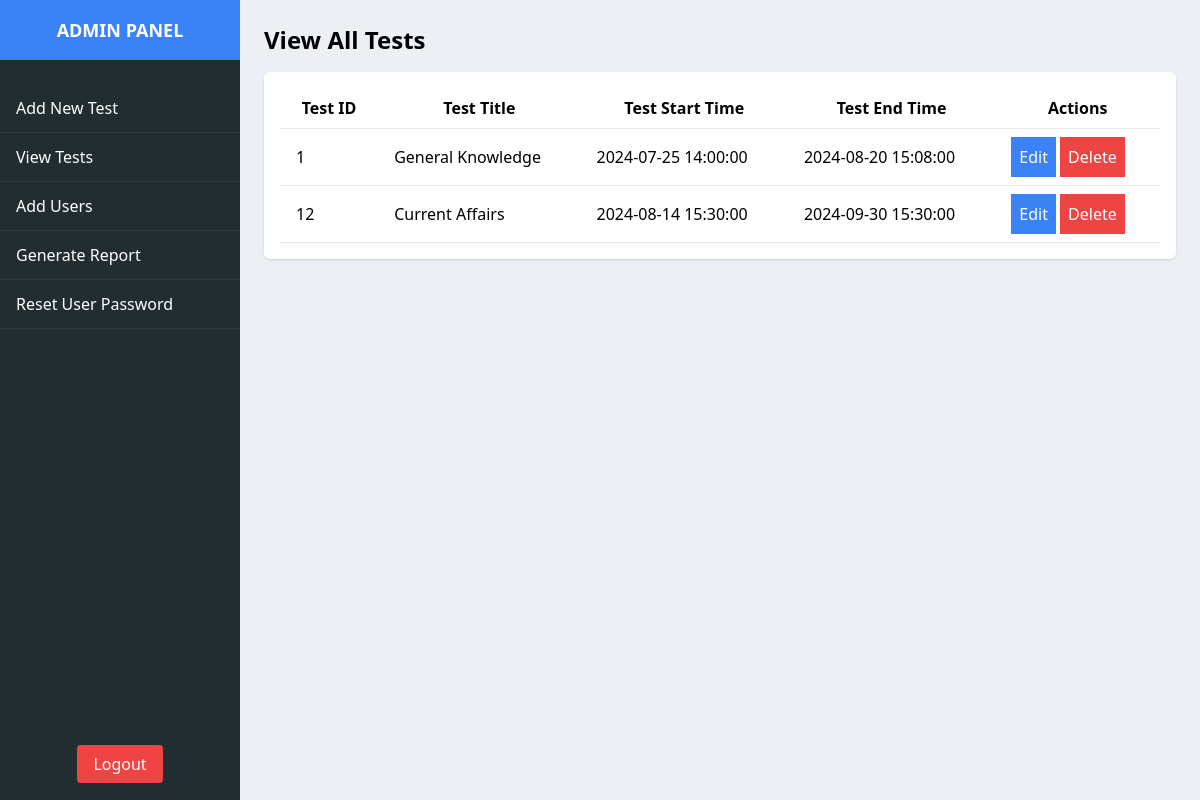
/admin/viewtests.php (signed in), run on an earlier commit of the app's database.
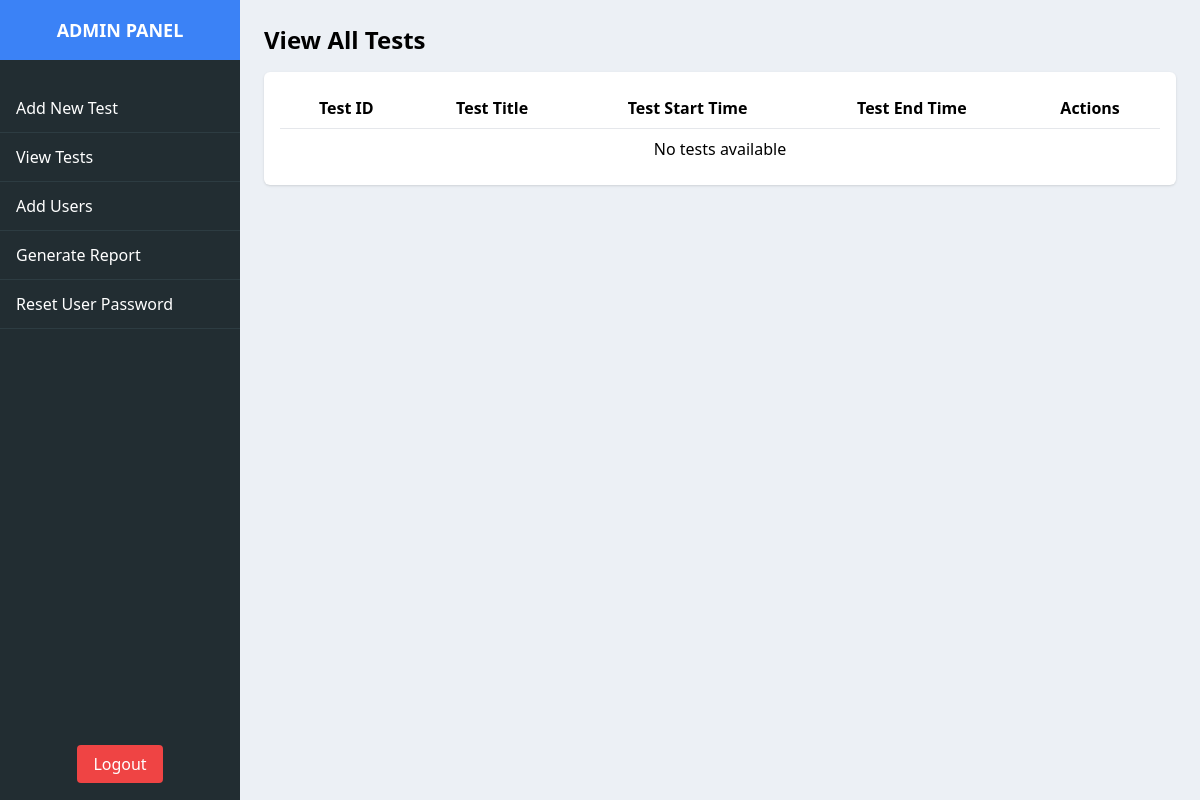
And on a later commit of the database.
### tables this page shows
CREATE TABLE `tests` (
  `id` int(11) NOT NULL,
  `title` varchar(255) NOT NULL,
  `start_time` datetime NOT NULL,
  `end_time` datetime NOT NULL
);

### admin/viewtests.php (the view, shortened to what this page needs)
<?php
include('../config/db.php');
$query = "SELECT * FROM tests";
$result = $conn->query($query);
?>
<!DOCTYPE html>
<html lang="en">
<head>
    <script src="https://cdn.tailwindcss.com"></script>
    <link rel="stylesheet" href="https://cdn.datatables.net/1.13.4/css/jquery.dataTables.min.css">
</head>
</head>
<body class="bg-gray-100">
    <div class="min-h-screen flex flex-col lg:flex-row">
        <?php include('./includes/sidebar.php')?>
        <div class="flex-1 bg-[#ecf0f5] p-4 lg:p-6">
            <h1 class="text-2xl font-semibold mb-4">View All Tests</h1>
            <div class="overflow-x-auto bg-white p-4 rounded-md shadow">
                <table id="testsTable" class="min-w-full bg-white">
                    <thead>
                        <tr>
                            <th class="px-4 py-2 border-b">Test ID</th>
                            <th class="px-4 py-2 border-b">Test Title</th>
                            <th class="px-4 py-2 border-b">Test Start Time</th>
                            <th class="px-4 py-2 border-b">Test End Time</th>
                            <th class="px-4 py-2 border-b">Actions</th>
                        </tr>
                    </thead>
                    <tbody>
                        <?php if ($result->num_rows > 0): ?>
                            <?php while ($row = $result->fetch_assoc()): ?>
                                <tr>
                                    <td class="border-b px-4 py-2"><?php echo htmlspecialchars($row['id']); ?></td>
                                    <td class="border-b px-4 py-2"><?php echo htmlspecialchars($row['title']); ?></td>
                                    <td class="border-b px-4 py-2"><?php echo htmlspecialchars($row['start_time']); ?></td>
                                    <td class="border-b px-4 py-2"><?php echo htmlspecialchars($row['end_time']); ?></td>
                                    <td class="border-b px-4 py-2">
                                        <button class="bg-blue-500 text-white p-2 editBtn" data-id="<?php echo htmlspecialchars($row['id']); ?>" data-title="<?php echo htmlspecialchars($row['title']); ?>" data-start="<?php echo htmlspecialchars($row['start_time']); ?>" data-end="<?php echo htmlspecialchars($row['end_time']); ?>">Edit</button>
                                        <button class="bg-red-500 text-white deleteBtn p-2" data-id="<?php echo htmlspecialchars($row['id']); ?>">Delete</button>
                                    </td>
                                </tr>
                            <?php endwhile; ?>
                        <?php else: ?>
                            <tr>
                                <td colspan="5" class="px-4 py-2 text-center">No tests available</td>
                            </tr>
                        <?php endif; ?>
                    </tbody>
                </table>
            </div>
        </div>
    </div>
</body>
</html>

### admin/includes/sidebar.php
<div class="sidebar w-full lg:w-[20%] bg-[#222d32] text-white flex flex-col">
            <div class="text-center bg-blue-500 py-4">
                <a href="index.php" class="font-semibold text-lg">ADMIN PANEL</a>
            </div>
            <ul class="mt-6 space-y-1 flex-1">
                <a href="add.php">
                    <li class="border-b border-[#2d3c42] cursor-pointer hover:bg-[#2d3c42] py-3 pl-4">
                        Add New Test
                    </li>
                </a>
                <a href="viewtests.php">
                    <li class="border-b border-[#2d3c42] cursor-pointer hover:bg-[#2d3c42] py-3 pl-4">
                        View Tests
                    </li>
                </a>
                <a href="addusers.php">
                    <li class="border-b border-[#2d3c42] cursor-pointer hover:bg-[#2d3c42] py-3 pl-4">
                        Add Users
                    </li>
                </a>
                <a href="genreport.php">
                    <li class="border-b border-[#2d3c42] cursor-pointer hover:bg-[#2d3c42] py-3 pl-4">
                        Generate Report
                    </li>
                </a>
                 <a href="resetpassword.php">
                    <li class="border-b border-[#2d3c42] cursor-pointer hover:bg-[#2d3c42] py-3 pl-4">
                        Reset User Password
                    </li>
                </a>
            </ul>
            <div class="mt-auto mb-6 text-center">
                <a class="bg-red-500 px-4 py-2 rounded text-white hover:bg-red-600 transition duration-150" href="logout.php">Logout</a>
            </div>
        </div>

What changed in the data, as far as the page shows it:
removed tests: id "1", title "General Knowledge", start_time "2024-07-25 14:00:00", end_time "2024-08-20 15:08:00"
removed tests: id "12", title "Current Affairs", start_time "2024-08-14 15:30:00", end_time "2024-09-30 15:30:00"
Also different on the page:
text now shown: "No tests available"
